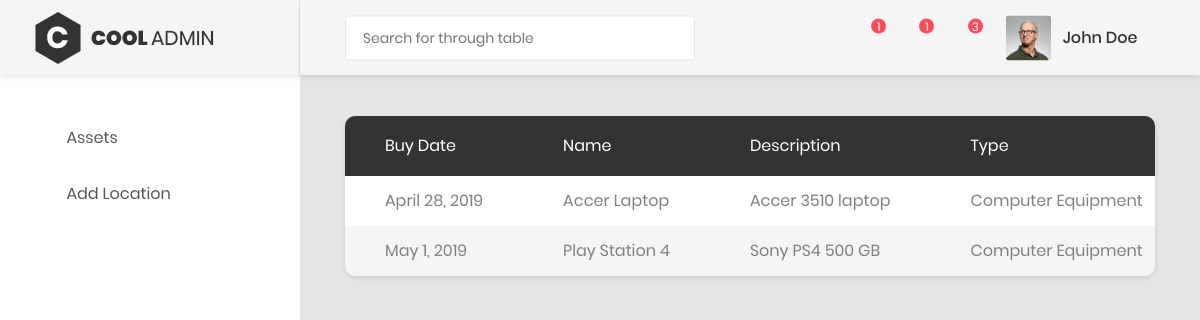
Before: /weblog/assets with the older database file.
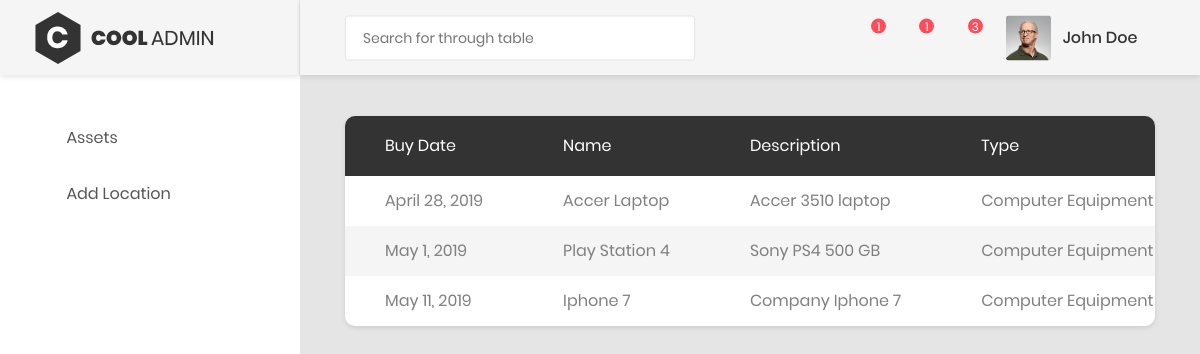
After: the same page with the newer database file.
### AMS/models.py (models this page shows, shortened)
class Asset(models.Model):
    ASSET_CHOICES = (
            ('Automobile',   'Automobile'),
            ('AV Equipment', 'AV Equipment'),
            ('Computer Equipment',  'Computer Equipment'),
            ('Office Furniture & Stationary', 'Office Furniture & Stationary'),
        )
    STATUS_CHOICES = (
            ('Working', 'Working'),
            ('Disabled', 'Disabled'),
    )
    asset_id= models.AutoField(primary_key=True)
    acquisition_date = models.DateField(default=datetime.date.today)
    asset_name =  models.CharField(max_length=50, blank=True, )
    description = models.TextField(max_length=2000)
    asset_type = models.CharField(choices=ASSET_CHOICES, max_length=30)
    asset_barcode = models.CharField(max_length=30, blank=True, )
    asset_serial_number = models.CharField(max_length=80, blank=True, )
    asset_location = models.ForeignKey("Location", on_delete=models.PROTECT)
    asset_status = models.CharField(choices=STATUS_CHOICES, max_length=10)
    asset_owner = models.CharField(max_length=50)
    asset_department = models.CharField(max_length=50)
    added_date = models.DateField(default=datetime.date.today)
    modified_date = models.DateField(default=datetime.date.today)
    purchase_value = models.DecimalField(max_digits=10, decimal_places=2,default=200.00)
    residual_value = models.DecimalField(max_digits=10, decimal_places=2,default=0.00)
    current_value = models.DecimalField(max_digits=10, decimal_places=2, default=0.00)

### AMS/views.py (the view)
# urls.py: url('assets', main.as_view(), name='main'),
class main(ListView):
    model = Asset
    template_name= 'index.html'
    context_object_name = 'assets'
    paginate_by = 10
    queryset = Asset.objects.all()

### AMS/models.py (called while the page is built)
    def __str__(self):
        return self.adress

### AMS/template/index.html (shortened to what the changed rows need)
<!DOCTYPE html>
<html lang="en">
<head>
    {% load static %}
    {% load i18n staticfiles %}
    <link href="{% static 'css/font-face.css' %}" rel="stylesheet" media="all">
    <link href="{% static 'vendor/font-awesome-4.7/css/font-awesome.min.css' %}" rel="stylesheet" media="all">
    <link href="{% static 'vendor/font-awesome-5/css/fontawesome-all.min.css'%}" rel="stylesheet" media="all">
    <link href="{% static 'vendor/mdi-font/css/material-design-iconic-font.min.css'%}" rel="stylesheet" media="all">
    <link href="{% static 'vendor/bootstrap-4.1/bootstrap.min.css' %}" rel="stylesheet" media="all">
    <link href="{% static 'vendor/animsition/animsition.min.css'%}" rel="stylesheet" media="all">
    <link href="{% static 'vendor/bootstrap-progressbar/bootstrap-progressbar-3.3.4.min.css'%}" rel="stylesheet" media="all">
    <link href="{% static 'vendor/wow/animate.css'%}" rel="stylesheet" media="all">
    <link href="{% static 'vendor/css-hamburgers/hamburgers.min.css'%}" rel="stylesheet" media="all">
    <link href="{% static 'vendor/slick/slick.css'%}" rel="stylesheet" media="all">
    <link href="{% static 'vendor/select2/select2.min.css'%}" rel="stylesheet" media="all">
    <link href="{% static 'vendor/perfect-scrollbar/perfect-scrollbar.css'%}" rel="stylesheet" media="all">
    <link href="{% static 'vendor/data-tables/datatables.min.css'%}" rel="stylesheet" media="all">
    <link href="{% static 'vendor/data-tables/dataTables.bootstrap4.min.css'%}" rel="stylesheet" media="all">
    <link href="{% static 'css/theme.css'%}" rel="stylesheet" media="all">
</head>
<body class="animsition">
    <div class="page-wrapper">
        <div class="page-container">
            <div class="main-content">
                <div class="section__content section__content--p30">
                    <div class="container-fluid">
                        <div class="table-responsive table--no-card m-b-30">
                            <table class="table table-borderless table-striped table-earning">
                        <thead>
                            <tr>
                                <th>Buy date</th>
                                <th>Name</th>
                                <th>Description</th>
                                <th>Type</th>
                            </tr>
                        </thead>
                        <tbody id="searchBody">
                         {% for asset in assets %}
                        <tr>
                            <td>{{ asset.acquisition_date }}</td>
                            <td>{{ asset.asset_name }}</td>
                            <td>{{ asset.description }}</td>
                            <td>{{ asset.asset_type }}</td>
                        </tr>
                        {% endfor %}
                    </tbody>
                    </table>
                        </div>
                                </div>
                            </div>
                        </div>
        </div>
    </div>
</body>
</html>

Changed rows visible on the page:
added Asset: acquisition_date "May 11, 2019", asset_name "Iphone 7", description "Company Iphone 7", asset_type "Computer Equipment"
